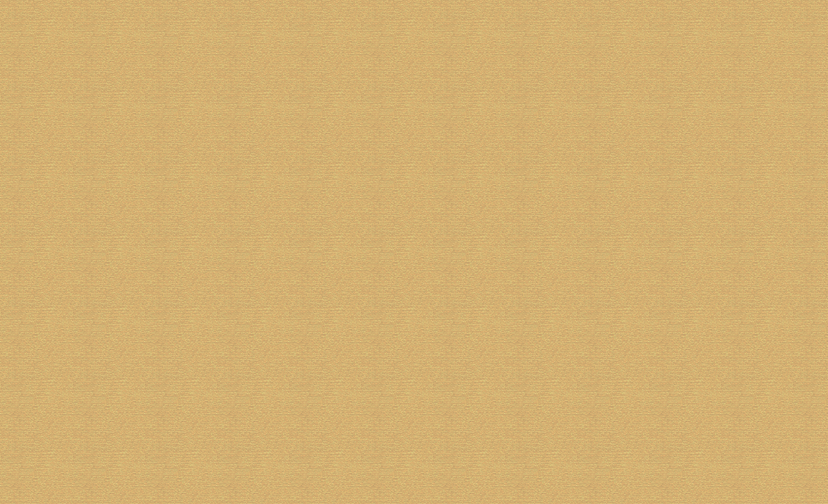

The image is a tile-based game level rendered from a .tmx file. Its description and source (layers, tilesets, objects; grid data summarised) follow:
An orthogonal 23x14 tile map with 36x36 px tiles, 1 tile layer (Tile Layer 1).

<map version="1.0" orientation="orthogonal" width="23" height="14" tilewidth="36" tileheight="36">
 <tileset firstgid="1" name="clan_war_cell" tilewidth="36" tileheight="36">
  <image source="clan_war_cell.png" width="73" height="73" />
 </tileset>
 <layer name="Tile Layer 1" width="23" height="14">
  <data>[322 cells, 322 non-empty, 4 distinct tile ids]</data>
 </layer>
</map>
